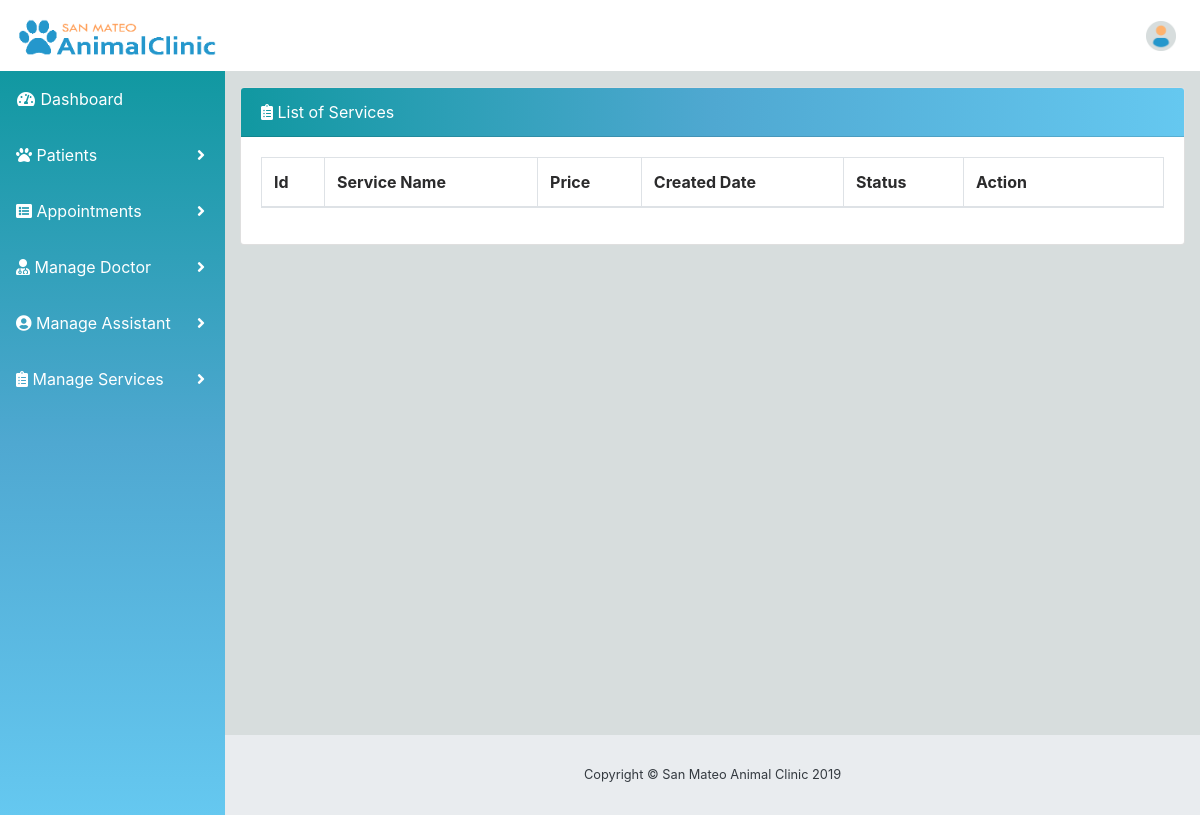
Before: /paymentAll.php with the older database file.
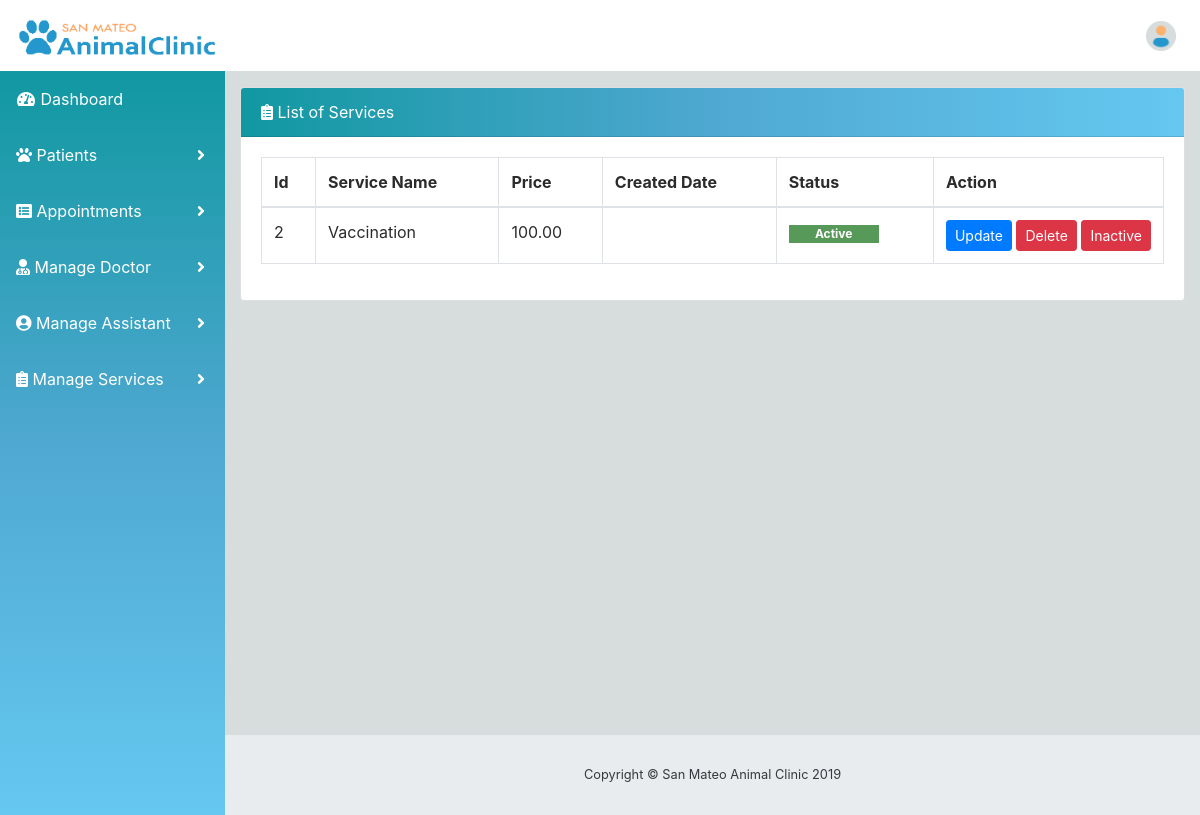
After: the same page with the newer database file.
### tables this page shows
CREATE TABLE `tbl_services` (
  `id` int(11) NOT NULL,
  `serviceName` text NOT NULL,
  `price` decimal(60,2) NOT NULL,
  `createdBy` text NOT NULL,
  `updatedBy` text NOT NULL,
  `createdDate` varchar(45) NOT NULL,
  `status` int(1) NOT NULL
);

### paymentAll.php (the view, shortened to what this page needs)
<?php   include "config.php";
?>
<!DOCTYPE html>
<html lang="en">
<head>
  <link href="vendor/fontawesome-free/css/all.min.css" rel="stylesheet" type="text/css">
  <link href="vendor/datatables/dataTables.bootstrap4.css" rel="stylesheet">
  <link href="css/sb-admin.css" rel="stylesheet">
</head>
<body id="page-top">
  <?php
    require_once("topNav.php");
  ?>
  <div id="wrapper">
  <?php
    require_once("sideNav.php");
  ?>
      <div id="content-wrapper">
        <div class="container-fluid">
          <div class="row">
            <div class="col-md-12">
        <div class="card mb-3">
              <div class="card-header">
                  <i class="fa fa-clipboard-list"></i>
                  List of Services</div>
                <div class="card-body">
                  <div class="table-responsive">
                    <table class="table table-bordered" id="dataTable" width="100%" cellspacing="0" style="white-space: nowrap;">
                      <thead>
                        <tr>
                          <th>Id</th>
                          <th>Service Name</th>
                          <th>Price</th>
                          <th>Created Date</th>
                          <th>Status</th>
                           <th width="200">Action</th>
                        </tr>
                      </thead>
                      <tbody>
                                   <?php
                                        $sql = "SELECT * from tbl_services";
                                        $query = $conn -> prepare($sql);
                                        $query->execute();
                                        while($row =  $query->fetch())
                                    {
                                       ?>
                                         <tr>
                                                <td> <?php echo htmlentities($row['id']);?></td>
                                                <td> <?php echo htmlentities($row['serviceName']);?></td>
                                                <td> <?php echo htmlentities($row['price']);?></td>
                                                <td> <?php echo htmlentities($row['createdDate']);?></td>
                                                <td> <?php
                                                    if($row['status'] == 1)
                                                    {
                                                         echo"<span class=\"badge badge-success\">Active</span>";
                                                    }
                                                    else
                                                    {
                                                         echo"<span class=\"badge badge-danger\">Inactive</span>";
                                                    }
                                                ?></td>
                                                <td>
                                                <button type="button"  data-toggle="modal" data-target="#myModal" class="update btn btn-primary btn-sm"> Update </button>
                                                <a  class="btn btn-danger btn-sm" href="paymentAll.php?idVet=<?php echo htmlentities($row['id']);?>"  onclick="return confirm('Do you want to delete this service?');">Delete</a>
                                                  <?php
                                                    if($row['status'] == 1){
                                                  ?>
                                                  <a  class="btn btn-danger btn-sm" href="paymentAll.php?deactivateId=<?php echo htmlentities($row['id']);?>"  onclick="return confirm('Do you want to inactive this service?');">Inactive</a>
                                                <?php }
                                                  else {
                                                 ?>
                                                      <a  class="btn btn-success btn-sm" href="paymentAll.php?activateId=<?php echo htmlentities($row['id']);?>"  onclick="return confirm('Do you want to activate this service?');">Active</a>
                                                    <?php } ?>
                                              </td>
                                        </tr>
                                 <?php  }?>
                      </tbody>
                    </table>
                  </div>
                </div>
            </div>
        </div>
</div>
        <footer class="sticky-footer">
          <div class="container my-auto">
            <div class="copyright text-center my-auto">
              <span>Copyright © San Mateo Animal Clinic 2019</span>
            </div>
          </div>
        </footer>
      </div>
    </div>
  </body>
  </html>

Changed rows visible on the page:
added tbl_services: id "2", serviceName "Vaccination", price "100.00", status "Active"
